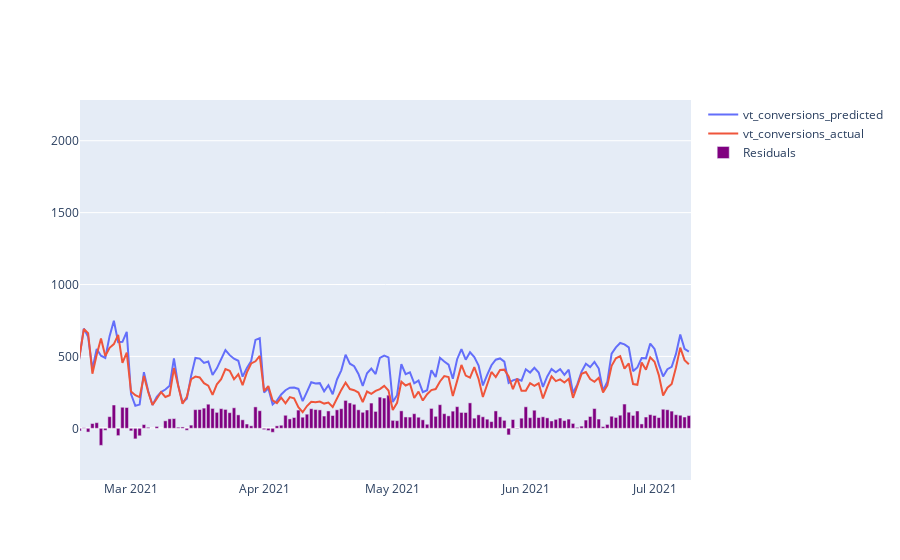

Notebook source saved alongside this figure:
### Code cell
ols_model, ols_results = get_predictions(X_train, X_test, y_train, y_test, vis=True)

### Figure 1 — Plotly figure (JSON) as saved in the notebook; plotly's stock layout.template omitted (floating-point values rounded to 4 significant figures; data arrays with more than 128 entries replaced by an {"elided": "..."} marker saying what was removed)
{"data": [{"mode": "lines", "name": "vt_conversions_predicted", "type": "scatter", "x": {"elided": "495 str values"}, "y": {"elided": "495 float values"}}, {"mode": "lines", "name": "vt_conversions_actual", "type": "scatter", "x": {"elided": "495 str values"}, "y": {"elided": "495 int values"}}, {"marker": {"color": "purple"}, "name": "Residuals", "type": "bar", "x": {"elided": "495 str values"}, "y": {"elided": "495 float values"}}], "layout": {"autosize": true, "xaxis": {"autorange": false, "range": ["2021-02-17 02:33:38.4341", "2021-07-09 12:00"], "type": "date"}, "yaxis": {"autorange": false, "range": [-359.5, 2283.0], "type": "linear"}}}
